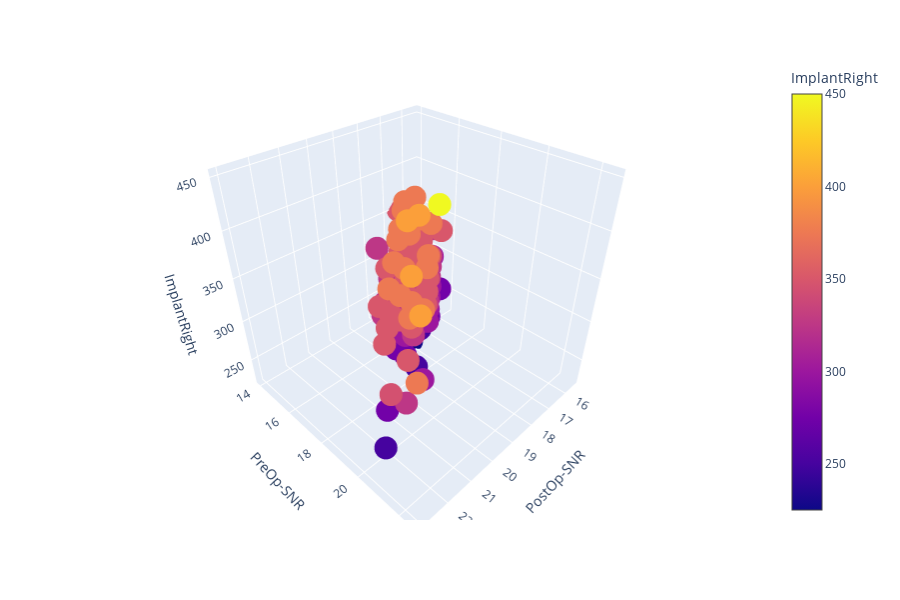

Notebook code for this chart:
### Markdown cell above
## SN
### SNR with implant size

### Code cell
fig = px.scatter_3d(df, x='PostOp-SNR', y='PreOp-SNR', z='ImplantRight', color='ImplantRight')
fig.show()

### Figure 1 — Plotly figure (JSON) as saved in the notebook; plotly's stock layout.template omitted (floating-point values rounded to 4 significant figures; data arrays with more than 128 entries replaced by an {"elided": "..."} marker saying what was removed)
{"data": [{"hoverlabel": {"namelength": 0}, "hovertemplate": "PostOp-SNR=%{x}<br>PreOp-SNR=%{y}<br>ImplantRight=%{marker.color}", "legendgroup": "", "marker": {"color": {"elided": "144 int values"}, "coloraxis": "coloraxis", "symbol": "circle"}, "mode": "markers", "name": "", "scene": "scene", "showlegend": false, "type": "scatter3d", "x": {"elided": "144 float values"}, "y": {"elided": "144 float values"}, "z": {"elided": "144 int values"}}], "layout": {"coloraxis": {"colorbar": {"title": {"text": "ImplantRight"}}, "colorscale": [[0, "#0d0887"], [0.1111, "#46039f"], [0.2222, "#7201a8"], [0.3333, "#9c179e"], [0.4444, "#bd3786"], [0.5556, "#d8576b"], [0.6667, "#ed7953"], [0.7778, "#fb9f3a"], [0.8889, "#fdca26"], [1, "#f0f921"]]}, "height": 600, "legend": {"tracegroupgap": 0}, "margin": {"t": 60}, "scene": {"domain": {"x": [0, 0.98], "y": [0, 1]}, "xaxis": {"title": {"text": "PostOp-SNR"}}, "yaxis": {"title": {"text": "PreOp-SNR"}}, "zaxis": {"title": {"text": "ImplantRight"}}}}}
